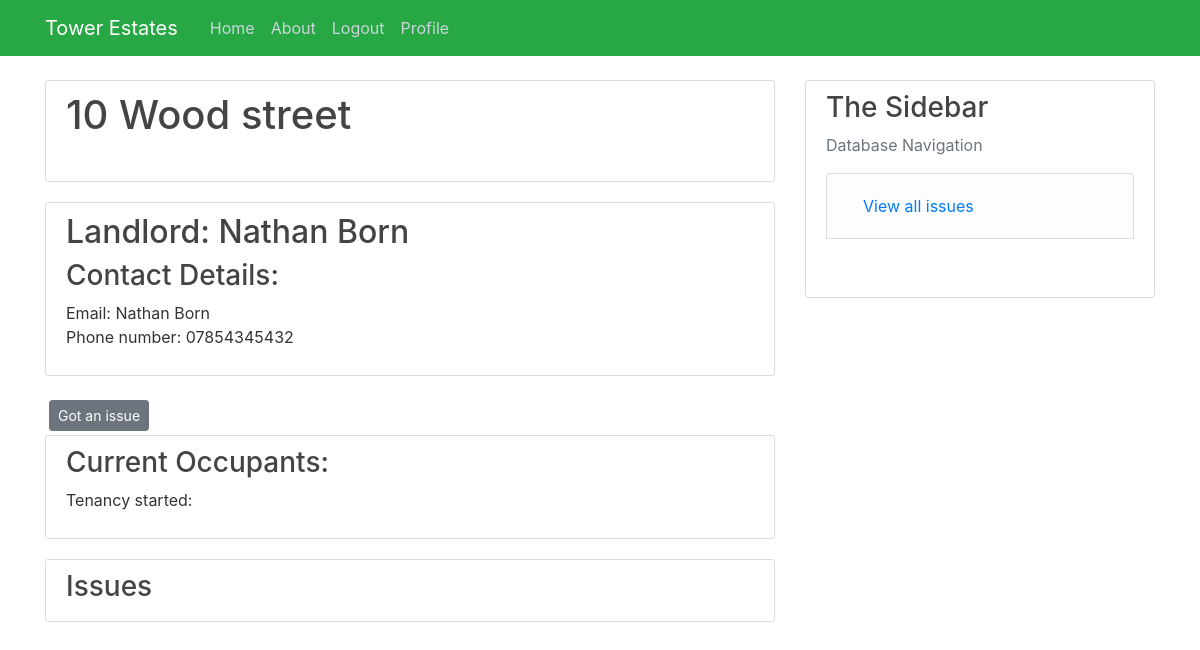
The app's page /Property/6 (signed in), older data.
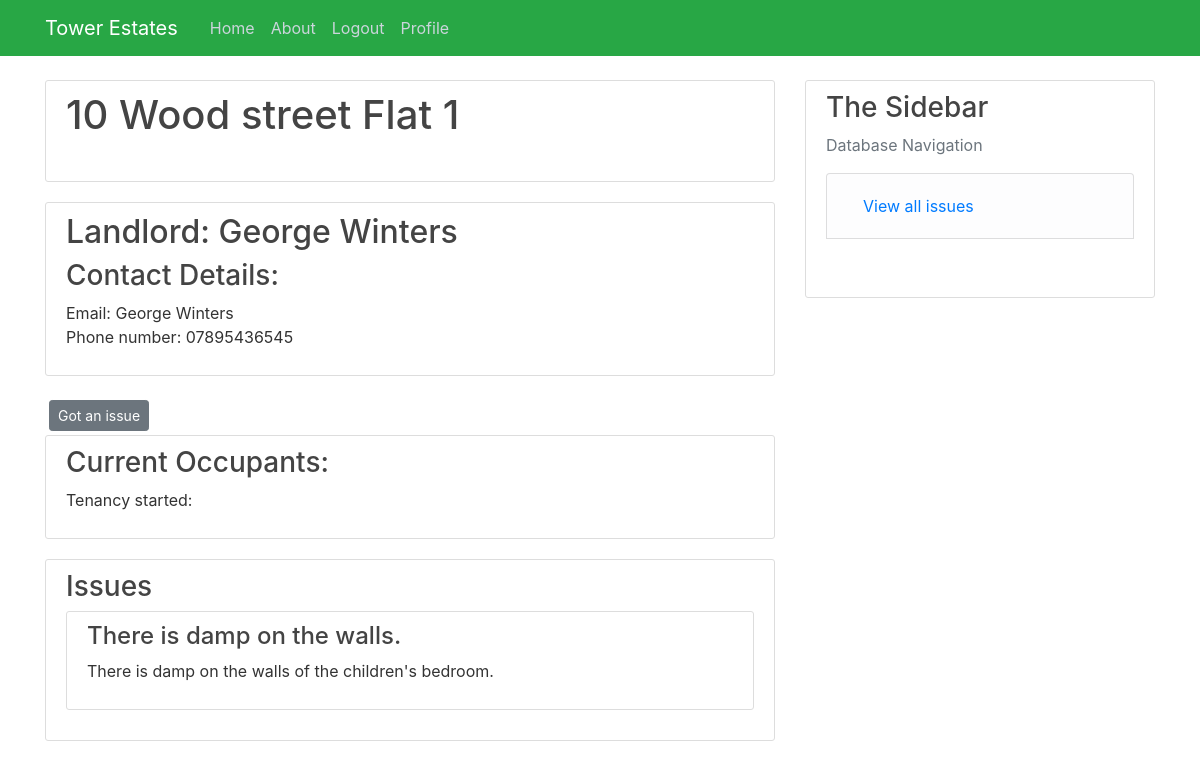
The same page, newer data.
### Tower/models.py (models this page shows, shortened)
class User(db.Model, UserMixin):
    user_id = db.Column(db.Integer, primary_key=True)
    name = db.Column(db.String(55), nullable=False)
    phone_number= db.Column(db.String(15), nullable=False)
    role= db.Column(db.String(12), nullable=False)
    email = db.Column(db.String(120), unique=True, nullable=False)
    business= db.Column(db.String(150), nullable=True)
    password = db.Column(db.String(64), nullable=False)
    properties = db.relationship("Properties",cascade="all, delete-orphan" ,backref="User", lazy=True)
    occupants = db.relationship("Tenancies", backref="User", secondary=occupants, lazy=True)
    contractor = db.relationship("Quotes", cascade="all, delete-orphan",backref="User", lazy=True)

class Properties(db.Model):
    property_id = db.Column(db.Integer, primary_key=True)
    address_line_1 = db.Column(db.String(35), nullable=False)
    address_line_2 = db.Column(db.String(20), nullable=True, default=" ")
    postcode = db.Column(db.String(10), nullable=False)
    landlord_id = db.Column(db.Integer, db.ForeignKey("user.user_id"), nullable=False)
    issue = db.relationship("Issue",cascade="all, delete-orphan", backref="Properties", lazy=True)

class Issue(db.Model):
    issue_id = db.Column(db.Integer, primary_key=True)
    summary = db.Column(db.String(100), nullable=False)
    content = db.Column(db.String(500), nullable=False)
    approved = db.Column(db.Boolean, default=False)
    opened = db.Column(db.DateTime, nullable=False, default=datetime.utcnow())
    closed = db.Column(db.Boolean, default=False)
    property_id = db.Column(db.Integer, db.ForeignKey("properties.property_id"), nullable=False)
    jobs = db.relationship("Jobs", backref="Issue", lazy=True, cascade="all, delete-orphan")
    notes = db.relationship("Issue_Notes", backref="Issue", lazy=True, cascade="all, delete-orphan")

### Tower/routes.py (the view)
@app.route("/Property/<int:property_id>", methods=["GET", "POST"])  # The homepage for each property
@login_required
def Property(property_id):
    property = db.session.query(Properties, User).outerjoin(Properties, User.user_id == Properties.landlord_id). \
        filter(Properties.property_id == property_id).first()  # Gets the properties details
    tenancy = db.session.query(Tenancies).filter(Tenancies.property_id == property_id).first()
    occupancies = db.session.query(User).outerjoin(Tenancies.occupants).filter(Tenancies.property_id == property_id)  # Gets all the occupants of a property
    issues = db.session.query(Issue).filter(Issue.property_id == property_id).order_by(Issue.opened.desc())
    return render_template("Property.html", title="Property", property=property, occupancies=occupancies,
                           tenancy=tenancy, issues=issues)

### Tower/models.py (called while the page is built)
@login_manager.user_loader
def load_user(user_id):
    return User.query.get(int(user_id))

### Tower/templates/Property.html (shortened to what this page needs)
{% extends "layout.html" %}
{% block content %}
<div class="content-section">
    <h2 class="account-heading"> {{property.Properties.address_line_1}} {{property.Properties.address_line_2}}</h2>
    <br>
</div>
<div class="content-section">
    <h2><a class="article-title" href="{{ url_for('Landlord', user_id= property.Properties.landlord_id) }}">Landlord: {{property.User.name}}</a></h2>
    <h3>Contact Details:</h3>
    <p>Email: {{property.User.name}} <br>Phone number: {{property.User.phone_number}}
</div>
<div>
    <a class="btn btn-secondary btn-sm m-1" href=" {{url_for('create_issue', property_id = property.Properties.property_id)}}">Got an issue</a>
</div>
<div class="content-section">
    <h3> Current Occupants: </h3>
    <p>Tenancy started: {{tenancy.start_date}}
</div>
<div class="content-section">
    <h3>Issues</h3>
    {% for issue in issues %}
    <div class="content-section">
        <h4><a class="article-title"href=" {{ url_for('Issue_page', issue_id = issue.issue_id) }}">{{issue.summary}}</a></h4>
        <p>{{issue.content}}</p>
    </div>
    {%endfor%}
</div>
{% endblock content %}

Row changes from the older to the newer data that the page shows:
no longer on this page (row unchanged): User: User.name "Nathan Born", User.phone_number "07854345432"
changed Properties "10 Wood street": Properties.address_line_2 (not shown) → "Flat 1"
now on this page (row unchanged): User: User.name "George Winters", User.phone_number "07895436545"
added Issue: summary "There is damp on the walls.", content "There is damp on the walls of the children's bedroom."
